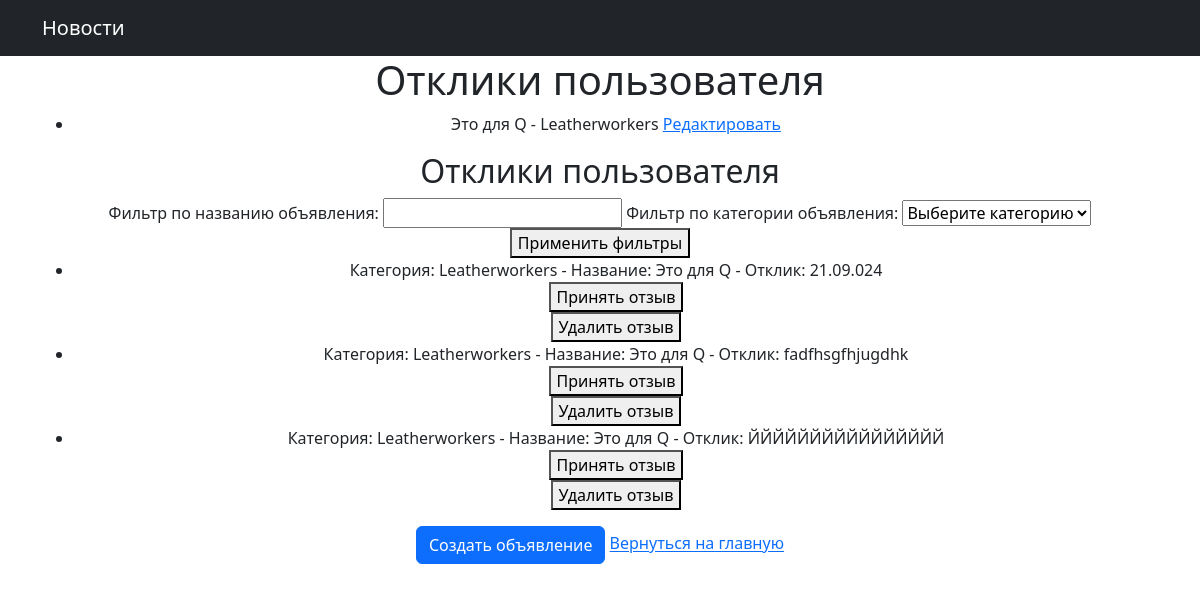
The app's page /user/responses/ (signed in), older data.
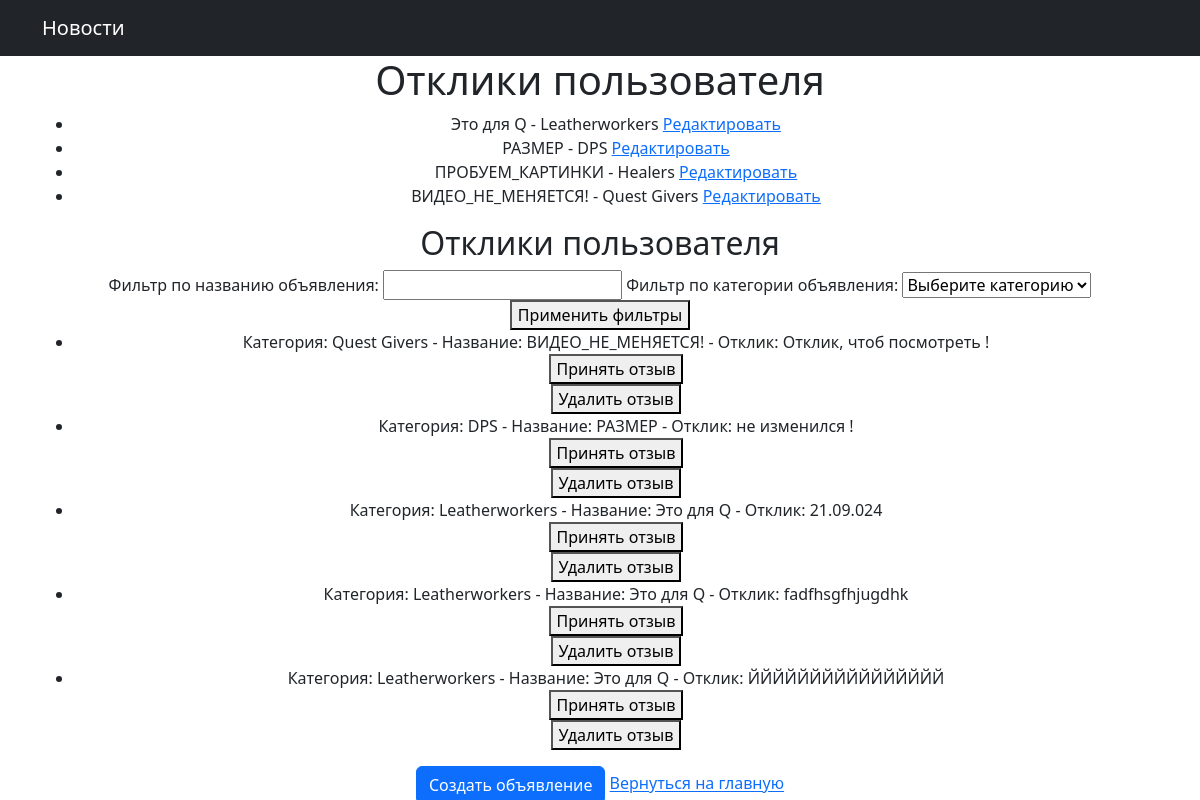
The same page, newer data.
### chat/models.py (models this page shows, shortened)
class Advertisement(models.Model):
    user = models.ForeignKey(settings.AUTH_USER_MODEL, on_delete=models.CASCADE)
    title = models.CharField(max_length=100)
    text = models.TextField()
    image = models.ImageField(upload_to='images/', blank=True, null=True)
    video = models.FileField(upload_to='videos/', blank=True, null=True)
    content = RichTextField()
    category_choices = [
        ('Tanks', 'Танки'),
        ('Healers', 'Хилы'),
        ('DPS', 'ДД'),
        ('Traders', 'Торговцы'),
        ('Guild Masters', 'Гилдмастеры'),
        ('Quest Givers', 'Квестгиверы'),
        ('Blacksmiths', 'Кузнецы'),
        ('Leatherworkers', 'Кожевники'),
        ('Alchemists', 'Зельевары'),
        ('Spellcasters', 'Мастера заклинаний'),
    ]
    category = models.CharField(max_length=20, choices=category_choices)

class Response(models.Model):
    objects = models.Manager()
    advertisement = models.ForeignKey(Advertisement, on_delete=models.CASCADE, related_name='responses')
    user = models.ForeignKey(settings.AUTH_USER_MODEL, on_delete=models.CASCADE)
    content = models.TextField()
    accepted = models.BooleanField(default=False)
    visible_to_all = models.BooleanField(default=False)

### chat/views.py (the view)
# urls.py: path('user/responses/', views.user_responses, name='user_responses'),
def user_responses(request, advertisement_id=None):
    form = AdvertisementForm()
    user_id = request.user.id
    user_advertisements = Advertisement.objects.filter(user_id=user_id)
    user_responses = models.Response.objects.filter(advertisement__in=user_advertisements)
    title = request.GET.get('title')
    category = request.GET.get('category')
    if title:
        user_responses = user_responses.filter(advertisement__title__icontains=title)
    if category:
        user_responses = user_responses.filter(advertisement__category=category)
    if advertisement_id:
        user_responses = user_responses.filter(advertisement_id=advertisement_id)
    user_responses = user_responses.order_by('-id')
    return render(request, 'private.html',
                  {'form': form, 'user_responses': user_responses, 'user_advertisements': user_advertisements})

### chat/forms.py
class AdvertisementForm(forms.ModelForm):
    class Meta:
        model = Advertisement
        fields = ['title', 'text', 'category', 'image']

### chat/templates/private.html (shortened to what this page needs)
{% extends "default_1.html" %}
{% block content %}
<h1>Отклики пользователя</h1>
<ul>
    {% for advertisement in user_advertisements %}
        <li>
            {{ advertisement.title }} - {{ advertisement.category }}
            <a href="{% url 'advertisement_update' pk=advertisement.id %}">Редактировать</a>
        </li>
    {% empty %}
        <li>У вас пока нет объявлений. <a href="{% url 'advertisement_create' %}">Создать объявление</a></li>
    {% endfor %}
</ul>
<h2>Отклики пользователя</h2>
<form method="GET">
    <label for="title">Фильтр по названию объявления:</label>
    <input type="text" name="title" id="title" value="{{ request.GET.title }}">
    <label for="category">Фильтр по категории объявления:</label>
    <select name="category" id="category">
        <option value="">Выберите категорию</option>
    </select>
    <button type="submit">Применить фильтры</button>
</form>
<ul>
    {% for response in user_responses %}
        <li>
            Категория: {{ response.advertisement.category }} - Название: {{ response.advertisement.title }} - Отклик: {{ response.content }}
            <form action="{% url 'accept_response' response_id=response.id %}" method="post">
                <button type="submit">Принять отзыв</button>
            </form>
            <form action="{% url 'delete_response' response_id=response.id %}" method="post">
                <button type="submit">Удалить отзыв</button>
            </form>
        </li>
    {% empty %}
        <li>Нет откликов на ваши объявления</li>
    {% endfor %}
</ul>
<a href="{% url 'advertisement_create' %}" class="btn btn-primary">Создать объявление</a>
<a href="{% url 'home' %}">Вернуться на главную</a>
{% endblock %}

### chat/templates/default_1.html (shortened to what this page needs)
<!DOCTYPE html>
<html lang="en">
<head>
    {% load static %}
    <link href="{% static 'css/styles.css' %}" rel="stylesheet"/>
</head>
<body>
<nav class="navbar navbar-expand-lg navbar-dark bg-dark">
    <div class="container">
        <a class="navbar-brand" href="{% url 'news_page' %}">
            Новости
        </a>
    </div>
</nav>
<div class="container">
    <div class="row">
         <div class="col-lg-12 text-center">
            {% block content %}{% endblock content %}
        </div>
    </div>
</div>
</body>
</html>

Row changes from the older to the newer data that the page shows:
added Advertisement: title "РАЗМЕР", category "DPS"
added Advertisement: title "ПРОБУЕМ_КАРТИНКИ", category "Healers"
added Advertisement: title "ВИДЕО_НЕ_МЕНЯЕТСЯ!", category "Quest Givers"
added Response: advertisement.category "Quest Givers", advertisement "ВИДЕО_НЕ_МЕНЯЕТСЯ!", content "Отклик, чтоб посмотреть !"
added Response: advertisement.category "DPS", advertisement "РАЗМЕР", content "не изменился !"
